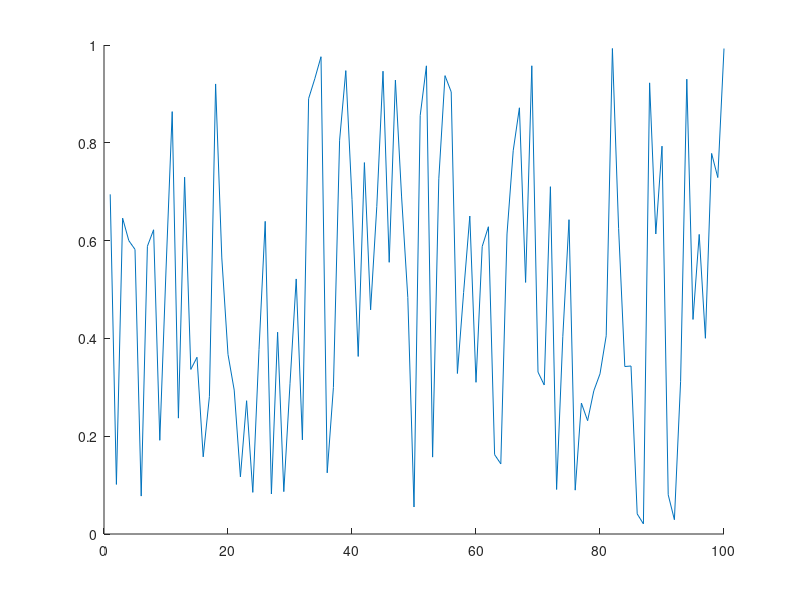

Write MATLAB code to recreate this figure. (Note: this script raises an error after producing the figure.)
clc
close all
clear

if isfolder('pics') == 0
    mkdir('pics')
end

x = 1:100;
y = rand(100,1);
idxmin = find(y == max(y));
idxmax = find(y == min(y));
txt = ['\leftarrow y = ',int2str(max(y))];
hold on
plot(x,y)
plot(x,y,'o','MarkerIndices',[idxmin idxmax],'MarkerFaceColor','red','MarkerSize',5)
t = text(idxmax,y(idxmax),txt);
t.Color = [153/255 153/255 255/255];
hold off
legend('random plot [0:1]');
print -dpng ./pics/test.png
close
%% testing plot function

x = [0:0.01:2]*pi;
y = sin(x);
string = 'My test plot';
p_title = 'test_print';

test = myplot(x,y,string,p_title);
close(test);
